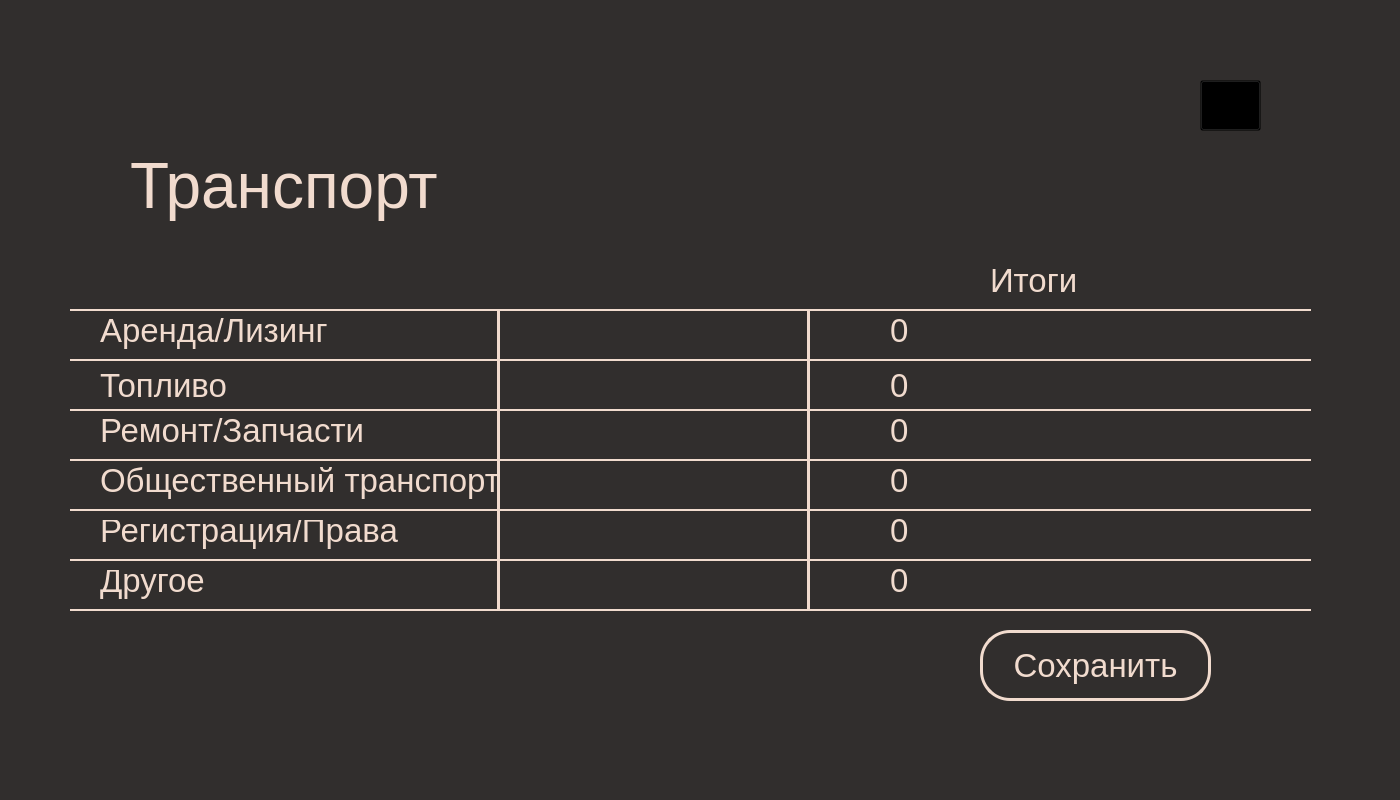
<?xml version="1.0" encoding="UTF-8"?>
<ui version="4.0">
 <class>MainWindow</class>
 <widget class="QMainWindow" name="MainWindow">
  <property name="geometry">
   <rect>
    <x>0</x>
    <y>0</y>
    <width>1400</width>
    <height>800</height>
   </rect>
  </property>
  <property name="windowTitle">
   <string>MainWindow</string>
  </property>
  <widget class="QWidget" name="centralwidget">
   <property name="styleSheet">
    <string notr="true">background-color: #312e2d;</string>
   </property>
   <widget class="QLabel" name="label_10">
    <property name="geometry">
     <rect>
      <x>1200</x>
      <y>80</y>
      <width>61</width>
      <height>51</height>
     </rect>
    </property>
    <property name="text">
     <string/>
    </property>
    <property name="pixmap">
     <pixmap>Pictures/стрелка.png</pixmap>
    </property>
   </widget>
   <widget class="QLabel" name="label_12">
    <property name="geometry">
     <rect>
      <x>890</x>
      <y>370</y>
      <width>311</width>
      <height>31</height>
     </rect>
    </property>
    <property name="font">
     <font>
      <pointsize>25</pointsize>
     </font>
    </property>
    <property name="styleSheet">
     <string notr="true">color: #f1dbce; background: transparent;</string>
    </property>
    <property name="text">
     <string>0</string>
    </property>
   </widget>
   <widget class="Line" name="line_9">
    <property name="geometry">
     <rect>
      <x>800</x>
      <y>310</y>
      <width>16</width>
      <height>301</height>
     </rect>
    </property>
    <property name="styleSheet">
     <string notr="true">color: #f1dbce; background-color: transparent;</string>
    </property>
    <property name="frameShadow">
     <enum>QFrame::Plain</enum>
    </property>
    <property name="lineWidth">
     <number>3</number>
    </property>
    <property name="orientation">
     <enum>Qt::Vertical</enum>
    </property>
   </widget>
   <widget class="QPushButton" name="pushButton_2">
    <property name="geometry">
     <rect>
      <x>1280</x>
      <y>70</y>
      <width>61</width>
      <height>61</height>
     </rect>
    </property>
    <property name="font">
     <font>
      <pointsize>36</pointsize>
     </font>
    </property>
    <property name="styleSheet">
     <string notr="true">background-color: transparent;</string>
    </property>
    <property name="text">
     <string/>
    </property>
   </widget>
   <widget class="QLineEdit" name="lineEdit_3">
    <property name="geometry">
     <rect>
      <x>510</x>
      <y>420</y>
      <width>281</width>
      <height>41</height>
     </rect>
    </property>
    <property name="font">
     <font>
      <pointsize>20</pointsize>
     </font>
    </property>
    <property name="styleSheet">
     <string notr="true">border: none; background: transparent; color: #f1dbce;</string>
    </property>
    <property name="text">
     <string/>
    </property>
   </widget>
   <widget class="QLineEdit" name="lineEdit_5">
    <property name="geometry">
     <rect>
      <x>510</x>
      <y>520</y>
      <width>281</width>
      <height>41</height>
     </rect>
    </property>
    <property name="font">
     <font>
      <pointsize>20</pointsize>
     </font>
    </property>
    <property name="styleSheet">
     <string notr="true">border: none; background: transparent; color: #f1dbce;</string>
    </property>
    <property name="text">
     <string/>
    </property>
   </widget>
   <widget class="QLabel" name="label_5">
    <property name="geometry">
     <rect>
      <x>100</x>
      <y>460</y>
      <width>401</width>
      <height>41</height>
     </rect>
    </property>
    <property name="font">
     <font>
      <pointsize>25</pointsize>
     </font>
    </property>
    <property name="styleSheet">
     <string notr="true">color: #f1dbce; background-color: transparent;</string>
    </property>
    <property name="text">
     <string>Общественный транспорт</string>
    </property>
   </widget>
   <widget class="QLabel" name="label_6">
    <property name="geometry">
     <rect>
      <x>100</x>
      <y>510</y>
      <width>301</width>
      <height>41</height>
     </rect>
    </property>
    <property name="font">
     <font>
      <pointsize>25</pointsize>
     </font>
    </property>
    <property name="styleSheet">
     <string notr="true">color: #f1dbce; background-color: transparent;</string>
    </property>
    <property name="text">
     <string>Регистрация/Права</string>
    </property>
   </widget>
   <widget class="Line" name="line_3">
    <property name="geometry">
     <rect>
      <x>70</x>
      <y>350</y>
      <width>1241</width>
      <height>20</height>
     </rect>
    </property>
    <property name="styleSheet">
     <string notr="true">color: #f1dbce;</string>
    </property>
    <property name="frameShadow">
     <enum>QFrame::Plain</enum>
    </property>
    <property name="lineWidth">
     <number>2</number>
    </property>
    <property name="orientation">
     <enum>Qt::Horizontal</enum>
    </property>
   </widget>
   <widget class="QLabel" name="label_11">
    <property name="geometry">
     <rect>
      <x>890</x>
      <y>560</y>
      <width>311</width>
      <height>41</height>
     </rect>
    </property>
    <property name="font">
     <font>
      <pointsize>25</pointsize>
     </font>
    </property>
    <property name="styleSheet">
     <string notr="true">color: #f1dbce; background: transparent;</string>
    </property>
    <property name="text">
     <string>0</string>
    </property>
   </widget>
   <widget class="QLineEdit" name="lineEdit_4">
    <property name="geometry">
     <rect>
      <x>510</x>
      <y>470</y>
      <width>281</width>
      <height>41</height>
     </rect>
    </property>
    <property name="font">
     <font>
      <pointsize>20</pointsize>
     </font>
    </property>
    <property name="styleSheet">
     <string notr="true">border: none; background: transparent; color: #f1dbce;</string>
    </property>
    <property name="text">
     <string/>
    </property>
   </widget>
   <widget class="QLineEdit" name="lineEdit">
    <property name="geometry">
     <rect>
      <x>510</x>
      <y>320</y>
      <width>281</width>
      <height>41</height>
     </rect>
    </property>
    <property name="font">
     <font>
      <pointsize>20</pointsize>
     </font>
    </property>
    <property name="styleSheet">
     <string notr="true">border: none; background: transparent; color: #f1dbce;</string>
    </property>
    <property name="text">
     <string/>
    </property>
   </widget>
   <widget class="Line" name="line">
    <property name="geometry">
     <rect>
      <x>490</x>
      <y>310</y>
      <width>16</width>
      <height>301</height>
     </rect>
    </property>
    <property name="styleSheet">
     <string notr="true">color: #f1dbce; background-color: transparent;</string>
    </property>
    <property name="frameShadow">
     <enum>QFrame::Plain</enum>
    </property>
    <property name="lineWidth">
     <number>3</number>
    </property>
    <property name="orientation">
     <enum>Qt::Vertical</enum>
    </property>
   </widget>
   <widget class="Line" name="line_6">
    <property name="geometry">
     <rect>
      <x>70</x>
      <y>450</y>
      <width>1241</width>
      <height>20</height>
     </rect>
    </property>
    <property name="styleSheet">
     <string notr="true">color: #f1dbce;</string>
    </property>
    <property name="frameShadow">
     <enum>QFrame::Plain</enum>
    </property>
    <property name="lineWidth">
     <number>2</number>
    </property>
    <property name="orientation">
     <enum>Qt::Horizontal</enum>
    </property>
   </widget>
   <widget class="Line" name="line_2">
    <property name="geometry">
     <rect>
      <x>70</x>
      <y>300</y>
      <width>1241</width>
      <height>20</height>
     </rect>
    </property>
    <property name="styleSheet">
     <string notr="true">color: #f1dbce;</string>
    </property>
    <property name="frameShadow">
     <enum>QFrame::Plain</enum>
    </property>
    <property name="lineWidth">
     <number>2</number>
    </property>
    <property name="orientation">
     <enum>Qt::Horizontal</enum>
    </property>
   </widget>
   <widget class="QLabel" name="label_9">
    <property name="geometry">
     <rect>
      <x>1280</x>
      <y>70</y>
      <width>71</width>
      <height>61</height>
     </rect>
    </property>
    <property name="text">
     <string/>
    </property>
    <property name="pixmap">
     <pixmap>Pictures/Серый дом.png</pixmap>
    </property>
   </widget>
   <widget class="QLabel" name="label_7">
    <property name="geometry">
     <rect>
      <x>100</x>
      <y>560</y>
      <width>171</width>
      <height>41</height>
     </rect>
    </property>
    <property name="font">
     <font>
      <pointsize>25</pointsize>
     </font>
    </property>
    <property name="styleSheet">
     <string notr="true">color: #f1dbce; background-color: transparent;</string>
    </property>
    <property name="text">
     <string>Другое</string>
    </property>
   </widget>
   <widget class="QLabel" name="label_2">
    <property name="geometry">
     <rect>
      <x>130</x>
      <y>150</y>
      <width>711</width>
      <height>71</height>
     </rect>
    </property>
    <property name="font">
     <font>
      <pointsize>48</pointsize>
     </font>
    </property>
    <property name="layoutDirection">
     <enum>Qt::LeftToRight</enum>
    </property>
    <property name="styleSheet">
     <string notr="true">color: #f1dbce;</string>
    </property>
    <property name="text">
     <string>Транспорт</string>
    </property>
   </widget>
   <widget class="QLabel" name="label_8">
    <property name="geometry">
     <rect>
      <x>990</x>
      <y>260</y>
      <width>171</width>
      <height>41</height>
     </rect>
    </property>
    <property name="font">
     <font>
      <pointsize>25</pointsize>
     </font>
    </property>
    <property name="styleSheet">
     <string notr="true">color: #f1dbce;</string>
    </property>
    <property name="text">
     <string>Итоги</string>
    </property>
   </widget>
   <widget class="QLabel" name="label_13">
    <property name="geometry">
     <rect>
      <x>890</x>
      <y>460</y>
      <width>311</width>
      <height>41</height>
     </rect>
    </property>
    <property name="font">
     <font>
      <pointsize>25</pointsize>
     </font>
    </property>
    <property name="styleSheet">
     <string notr="true">color: #f1dbce; background: transparent;</string>
    </property>
    <property name="text">
     <string>0</string>
    </property>
   </widget>
   <widget class="QLabel" name="label_3">
    <property name="geometry">
     <rect>
      <x>100</x>
      <y>370</y>
      <width>271</width>
      <height>31</height>
     </rect>
    </property>
    <property name="font">
     <font>
      <pointsize>25</pointsize>
     </font>
    </property>
    <property name="styleSheet">
     <string notr="true">color: #f1dbce; background-color: transparent;</string>
    </property>
    <property name="text">
     <string>Топливо</string>
    </property>
   </widget>
   <widget class="Line" name="line_8">
    <property name="geometry">
     <rect>
      <x>70</x>
      <y>600</y>
      <width>1241</width>
      <height>20</height>
     </rect>
    </property>
    <property name="styleSheet">
     <string notr="true">color: #f1dbce;</string>
    </property>
    <property name="frameShadow">
     <enum>QFrame::Plain</enum>
    </property>
    <property name="lineWidth">
     <number>2</number>
    </property>
    <property name="orientation">
     <enum>Qt::Horizontal</enum>
    </property>
   </widget>
   <widget class="Line" name="line_4">
    <property name="geometry">
     <rect>
      <x>70</x>
      <y>400</y>
      <width>1241</width>
      <height>20</height>
     </rect>
    </property>
    <property name="styleSheet">
     <string notr="true">color: #f1dbce;</string>
    </property>
    <property name="frameShadow">
     <enum>QFrame::Plain</enum>
    </property>
    <property name="lineWidth">
     <number>2</number>
    </property>
    <property name="orientation">
     <enum>Qt::Horizontal</enum>
    </property>
   </widget>
   <widget class="QPushButton" name="pushButton">
    <property name="geometry">
     <rect>
      <x>1200</x>
      <y>80</y>
      <width>61</width>
      <height>51</height>
     </rect>
    </property>
    <property name="styleSheet">
     <string notr="true">background-color: transparent;</string>
    </property>
    <property name="text">
     <string/>
    </property>
   </widget>
   <widget class="QLabel" name="label_14">
    <property name="geometry">
     <rect>
      <x>890</x>
      <y>310</y>
      <width>311</width>
      <height>41</height>
     </rect>
    </property>
    <property name="font">
     <font>
      <pointsize>25</pointsize>
     </font>
    </property>
    <property name="styleSheet">
     <string notr="true">color: #f1dbce; background: transparent;</string>
    </property>
    <property name="text">
     <string>0</string>
    </property>
   </widget>
   <widget class="QLineEdit" name="lineEdit_6">
    <property name="geometry">
     <rect>
      <x>510</x>
      <y>560</y>
      <width>281</width>
      <height>41</height>
     </rect>
    </property>
    <property name="font">
     <font>
      <pointsize>20</pointsize>
     </font>
    </property>
    <property name="styleSheet">
     <string notr="true">border: none; background: transparent; color: #f1dbce;</string>
    </property>
    <property name="text">
     <string/>
    </property>
   </widget>
   <widget class="QLineEdit" name="lineEdit_2">
    <property name="geometry">
     <rect>
      <x>510</x>
      <y>370</y>
      <width>281</width>
      <height>41</height>
     </rect>
    </property>
    <property name="font">
     <font>
      <pointsize>20</pointsize>
     </font>
    </property>
    <property name="styleSheet">
     <string notr="true">border: none; background: transparent; color: #f1dbce;</string>
    </property>
    <property name="text">
     <string/>
    </property>
   </widget>
   <widget class="QLabel" name="label_16">
    <property name="geometry">
     <rect>
      <x>890</x>
      <y>410</y>
      <width>311</width>
      <height>41</height>
     </rect>
    </property>
    <property name="font">
     <font>
      <pointsize>25</pointsize>
     </font>
    </property>
    <property name="styleSheet">
     <string notr="true">color: #f1dbce; background: transparent;</string>
    </property>
    <property name="text">
     <string>0</string>
    </property>
   </widget>
   <widget class="Line" name="line_5">
    <property name="geometry">
     <rect>
      <x>70</x>
      <y>550</y>
      <width>1241</width>
      <height>20</height>
     </rect>
    </property>
    <property name="styleSheet">
     <string notr="true">color: #f1dbce;</string>
    </property>
    <property name="frameShadow">
     <enum>QFrame::Plain</enum>
    </property>
    <property name="lineWidth">
     <number>2</number>
    </property>
    <property name="orientation">
     <enum>Qt::Horizontal</enum>
    </property>
   </widget>
   <widget class="QLabel" name="label_15">
    <property name="geometry">
     <rect>
      <x>890</x>
      <y>510</y>
      <width>311</width>
      <height>41</height>
     </rect>
    </property>
    <property name="font">
     <font>
      <pointsize>25</pointsize>
     </font>
    </property>
    <property name="styleSheet">
     <string notr="true">color: #f1dbce; background: transparent;</string>
    </property>
    <property name="text">
     <string>0</string>
    </property>
   </widget>
   <widget class="QLabel" name="label_4">
    <property name="geometry">
     <rect>
      <x>100</x>
      <y>410</y>
      <width>301</width>
      <height>41</height>
     </rect>
    </property>
    <property name="font">
     <font>
      <pointsize>25</pointsize>
     </font>
    </property>
    <property name="styleSheet">
     <string notr="true">color: #f1dbce; background-color: transparent;</string>
    </property>
    <property name="text">
     <string>Ремонт/Запчасти</string>
    </property>
   </widget>
   <widget class="QLabel" name="label">
    <property name="geometry">
     <rect>
      <x>100</x>
      <y>310</y>
      <width>251</width>
      <height>41</height>
     </rect>
    </property>
    <property name="font">
     <font>
      <pointsize>25</pointsize>
     </font>
    </property>
    <property name="styleSheet">
     <string notr="true">color: #f1dbce; background-color: transparent;</string>
    </property>
    <property name="text">
     <string>Аренда/Лизинг</string>
    </property>
   </widget>
   <widget class="Line" name="line_7">
    <property name="geometry">
     <rect>
      <x>70</x>
      <y>500</y>
      <width>1241</width>
      <height>20</height>
     </rect>
    </property>
    <property name="styleSheet">
     <string notr="true">color: #f1dbce;</string>
    </property>
    <property name="frameShadow">
     <enum>QFrame::Plain</enum>
    </property>
    <property name="lineWidth">
     <number>2</number>
    </property>
    <property name="orientation">
     <enum>Qt::Horizontal</enum>
    </property>
   </widget>
   <widget class="QPushButton" name="pushButton_3">
    <property name="geometry">
     <rect>
      <x>980</x>
      <y>630</y>
      <width>231</width>
      <height>71</height>
     </rect>
    </property>
    <property name="font">
     <font>
      <pointsize>25</pointsize>
     </font>
    </property>
    <property name="styleSheet">
     <string notr="true">QPushButton {
color: #f1dbce;
border: 3px solid #f1dbce;
border-radius: 30;
}
QPushButton:hover {
color: #c6594e;
border: 3px solid #c6594e;
border-radius: 30;
}</string>
    </property>
    <property name="text">
     <string>Сохранить</string>
    </property>
   </widget>
   <zorder>label_10</zorder>
   <zorder>label_12</zorder>
   <zorder>pushButton_2</zorder>
   <zorder>label_6</zorder>
   <zorder>line_3</zorder>
   <zorder>line_6</zorder>
   <zorder>line_2</zorder>
   <zorder>label_9</zorder>
   <zorder>label_7</zorder>
   <zorder>label_2</zorder>
   <zorder>label_8</zorder>
   <zorder>label_13</zorder>
   <zorder>label_3</zorder>
   <zorder>line_8</zorder>
   <zorder>line_4</zorder>
   <zorder>pushButton</zorder>
   <zorder>label_14</zorder>
   <zorder>label_16</zorder>
   <zorder>line_5</zorder>
   <zorder>label_4</zorder>
   <zorder>label</zorder>
   <zorder>line_7</zorder>
   <zorder>label_5</zorder>
   <zorder>line</zorder>
   <zorder>line_9</zorder>
   <zorder>label_15</zorder>
   <zorder>label_11</zorder>
   <zorder>pushButton_3</zorder>
   <zorder>lineEdit_2</zorder>
   <zorder>lineEdit_5</zorder>
   <zorder>lineEdit</zorder>
   <zorder>lineEdit_3</zorder>
   <zorder>lineEdit_6</zorder>
   <zorder>lineEdit_4</zorder>
  </widget>
 </widget>
 <resources/>
 <connections/>
</ui>
